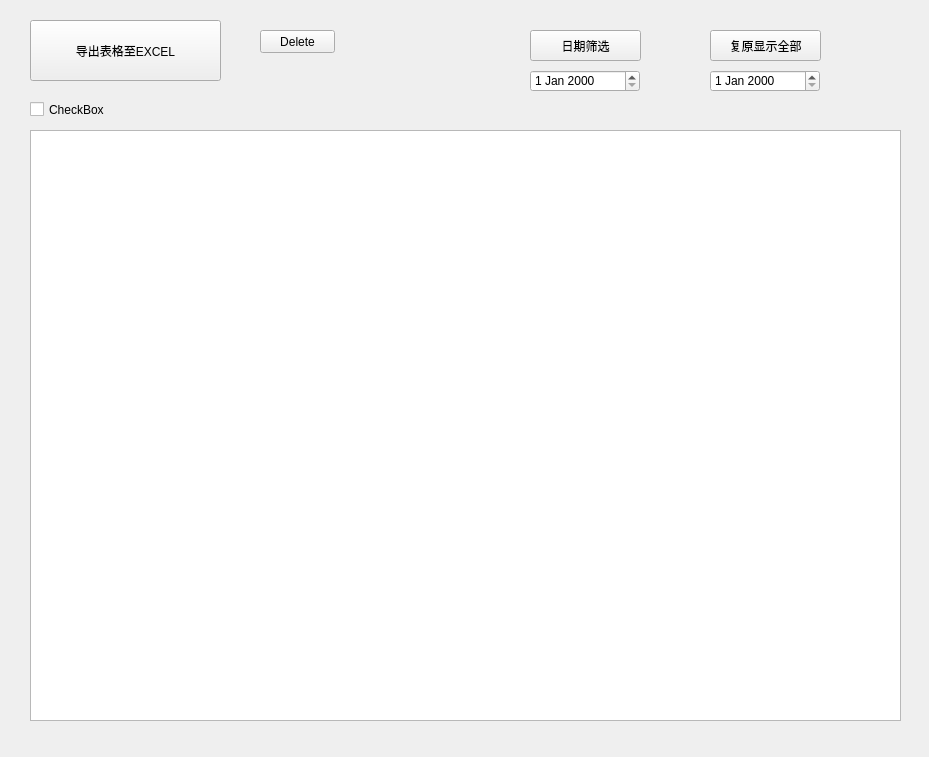
<?xml version="1.0" encoding="UTF-8"?>
<ui version="4.0">
 <class>Info_Table</class>
 <widget class="QWidget" name="Info_Table">
  <property name="geometry">
   <rect>
    <x>0</x>
    <y>0</y>
    <width>929</width>
    <height>757</height>
   </rect>
  </property>
  <property name="windowTitle">
   <string>Form</string>
  </property>
  <widget class="QTableWidget" name="tableWidget">
   <property name="geometry">
    <rect>
     <x>30</x>
     <y>130</y>
     <width>871</width>
     <height>591</height>
    </rect>
   </property>
   <attribute name="horizontalHeaderVisible">
    <bool>true</bool>
   </attribute>
   <attribute name="verticalHeaderVisible">
    <bool>false</bool>
   </attribute>
  </widget>
  <widget class="QCheckBox" name="checkBox">
   <property name="geometry">
    <rect>
     <x>30</x>
     <y>100</y>
     <width>91</width>
     <height>19</height>
    </rect>
   </property>
   <property name="text">
    <string>CheckBox</string>
   </property>
  </widget>
  <widget class="QPushButton" name="Search">
   <property name="geometry">
    <rect>
     <x>530</x>
     <y>30</y>
     <width>111</width>
     <height>31</height>
    </rect>
   </property>
   <property name="text">
    <string>日期筛选</string>
   </property>
  </widget>
  <widget class="QPushButton" name="Reset">
   <property name="geometry">
    <rect>
     <x>710</x>
     <y>30</y>
     <width>111</width>
     <height>31</height>
    </rect>
   </property>
   <property name="text">
    <string>复原显示全部</string>
   </property>
  </widget>
  <widget class="QDateEdit" name="start">
   <property name="geometry">
    <rect>
     <x>530</x>
     <y>70</y>
     <width>110</width>
     <height>22</height>
    </rect>
   </property>
  </widget>
  <widget class="QDateEdit" name="finish">
   <property name="geometry">
    <rect>
     <x>710</x>
     <y>70</y>
     <width>110</width>
     <height>22</height>
    </rect>
   </property>
  </widget>
  <widget class="QPushButton" name="DeleteButton">
   <property name="geometry">
    <rect>
     <x>260</x>
     <y>30</y>
     <width>75</width>
     <height>23</height>
    </rect>
   </property>
   <property name="text">
    <string>Delete</string>
   </property>
  </widget>
  <widget class="QPushButton" name="toExcelButton">
   <property name="geometry">
    <rect>
     <x>30</x>
     <y>20</y>
     <width>191</width>
     <height>61</height>
    </rect>
   </property>
   <property name="text">
    <string>导出表格至EXCEL</string>
   </property>
  </widget>
 </widget>
 <resources/>
 <connections/>
</ui>
